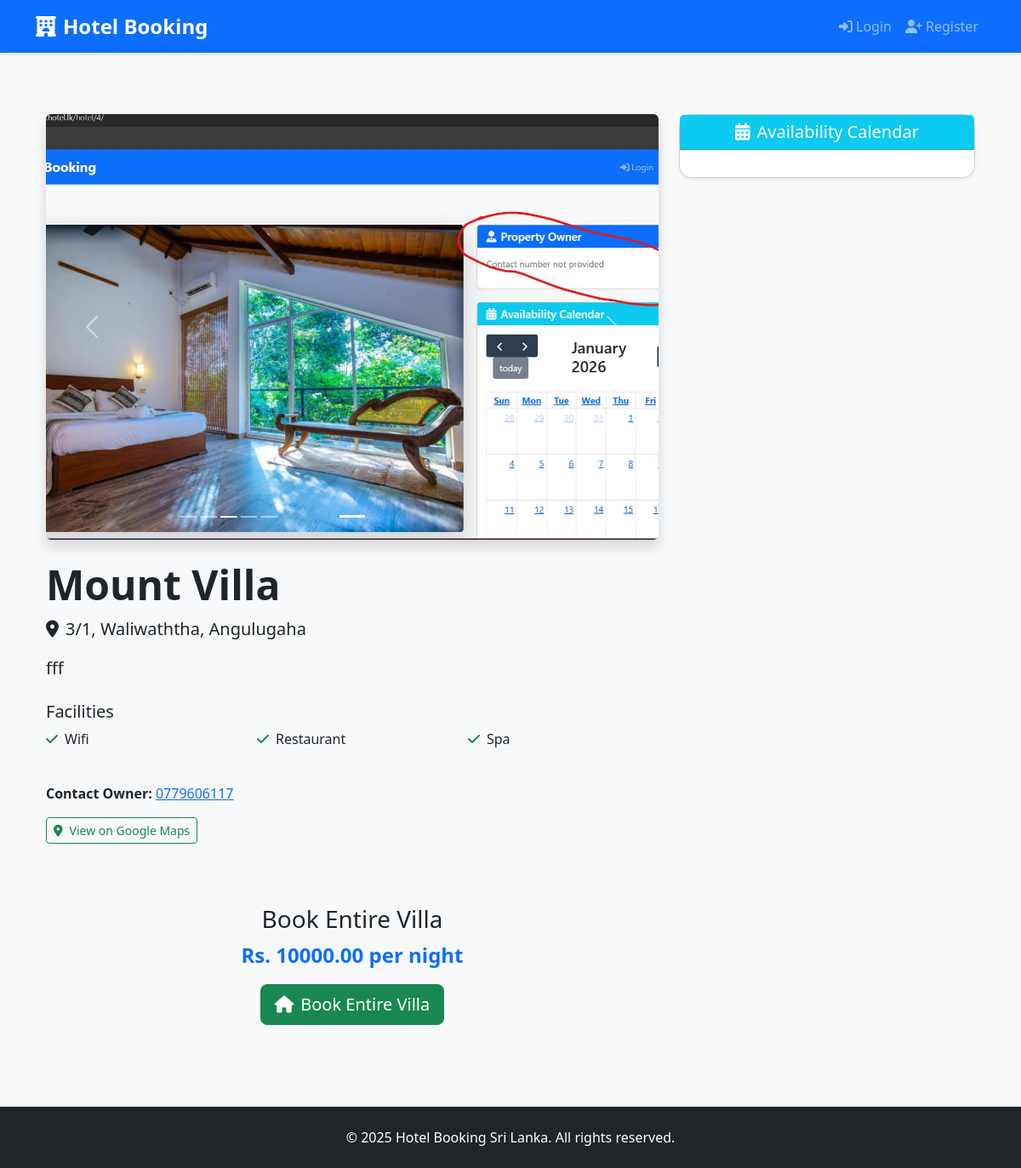
Screenshot of /hotel/1/ with the database file from the repository.
### core/models.py (models this page shows, shortened)
class Hotel(models.Model):
    owner = models.ForeignKey(User, on_delete=models.CASCADE, related_name='hotels')
    name = models.CharField(max_length=200)
    address = models.CharField(max_length=300)
    description = models.TextField()
    main_image = models.ImageField(upload_to='hotels/')
    photo1 = models.ImageField(upload_to='hotels/', blank=True, null=True)
    photo2 = models.ImageField(upload_to='hotels/', blank=True, null=True)
    photo3 = models.ImageField(upload_to='hotels/', blank=True, null=True)
    photo4 = models.ImageField(upload_to='hotels/', blank=True, null=True)
    facilities = MultiSelectField(choices=[
        ('wifi', 'Free WiFi'),
        ('pool', 'Swimming Pool'),
        ('parking', 'Parking'),
        ('restaurant', 'Restaurant'),
        ('ac', 'Air Conditioning'),
        ('gym', 'Gym'),
        ('spa', 'Spa'),
    ], blank=True)
    rented_type = models.CharField(max_length=20, choices=RENTED_TYPE_CHOICES, default='rooms')
    price_per_night = models.DecimalField(max_digits=10, decimal_places=2, blank=True, null=True)
    google_location_link = models.URLField(blank=True, null=True, verbose_name="Google Maps Link")
    facebook_page = models.URLField(blank=True, null=True, verbose_name="Facebook Page Link")  # මේක add කරන්න

class Profile(models.Model):
    user = models.OneToOneField(User, on_delete=models.CASCADE)
    role = models.CharField(max_length=20, choices=ROLE_CHOICES, default='customer')
    phone_number = models.CharField(max_length=20, blank=True, null=True)

### core/views.py (the view)
# urls.py: path('hotel/<int:hotel_id>/', views.hotel_detail, name='hotel_detail'),
def hotel_detail(request, hotel_id):
    hotel = get_object_or_404(Hotel, id=hotel_id)
    rooms = hotel.rooms.all() if hotel.rented_type == 'rooms' else None
    is_full_villa = hotel.rented_type == 'full'
    bookings = hotel.bookings.filter(status='confirmed').all()  # calendar එකට confirmed විතරයි
    return render(request, 'core/hotel_detail.html', {
        'hotel': hotel,
        'rooms': rooms,
        'is_full_villa': is_full_villa,
        'bookings': bookings
    })

### templates/core/hotel_detail.html (shortened to what this page needs)
{% extends 'core/base.html' %}
{% load static %}
{% block content %}
<div class="container mt-5 mb-5">
    <div class="row">
        <div class="col-lg-8">
            <div id="hotelCarousel" class="carousel slide mb-4" data-bs-ride="carousel">
                <div class="carousel-indicators">
                    {% if hotel.main_image %}<button type="button" data-bs-target="#hotelCarousel" data-bs-slide-to="0" class="active"></button>{% endif %}
                </div>
                <div class="carousel-inner rounded shadow">
                    {% if hotel.main_image %}
                        <div class="carousel-item active">
                            <img src="{{ hotel.main_image.url }}" class="d-block w-100" alt="{{ hotel.name }}" style="height: 500px; object-fit: cover;">
                        </div>
                    {% endif %}
                </div>
                <button class="carousel-control-prev" type="button" data-bs-target="#hotelCarousel" data-bs-slide="prev">
                    <span class="carousel-control-prev-icon"></span>
                </button>
                <button class="carousel-control-next" type="button" data-bs-target="#hotelCarousel" data-bs-slide="next">
                    <span class="carousel-control-next-icon"></span>
                </button>
            </div>
            <h1 class="display-5 fw-bold">{{ hotel.name }}</h1>
            <p class="lead"><i class="fas fa-map-marker-alt me-2"></i>{{ hotel.address }}</p>
            <p class="fs-5">{{ hotel.description }}</p>
            {% if hotel.facilities %}
                <h5 class="mt-4">Facilities</h5>
                <div class="row">
                    {% for facility in hotel.facilities %}
                        <div class="col-6 col-md-4 mb-3">
                            <i class="fas fa-check text-success me-2"></i>{{ facility|capfirst }}
                        </div>
                    {% endfor %}
                </div>
            {% endif %}
            <div class="mt-4">
                {% if hotel.owner.profile.phone_number %}
                    <p><strong>Contact Owner:</strong> <a href="tel:{{ hotel.owner.profile.phone_number }}" class="text-primary">{{ hotel.owner.profile.phone_number }}</a></p>
                {% endif %}
                {% if hotel.google_location_link %}
                    <p>
                        <a href="{{ hotel.google_location_link }}" target="_blank" class="btn btn-outline-success btn-sm me-2">
                            <i class="fas fa-map-marker-alt me-2"></i>View on Google Maps
                        </a>
                    </p>
                {% endif %}
            </div>
            {% if is_full_villa %}
                <div class="mt-5 text-center p-4 bg-light rounded">
                    <h3>Book Entire Villa</h3>
                    <p class="fs-4 fw-bold text-primary">Rs. {{ hotel.price_per_night }} per night</p>
                    <a href="{% url 'book_villa' hotel.id %}" class="btn btn-success btn-lg">
                        <i class="fas fa-home me-2"></i>Book Entire Villa
                    </a>
                </div>
            {% endif %}
        </div>
        <div class="col-lg-4">
            <div class="card shadow-sm sticky-top" style="top: 100px;">
                <div class="card-header bg-info text-white text-center">
                    <h5 class="mb-0"><i class="fas fa-calendar-alt me-2"></i>Availability Calendar</h5>
                </div>
                <div class="card-body">
                </div>
            </div>
        </div>
    </div>
</div>
<link rel="stylesheet" href="https://cdn.jsdelivr.net/npm/fullcalendar@5.11.3/main.min.css">
{% endblock %}

### static/css/style.css (style rules this page uses)
body { background-color: #f8f9fa; }
.card { border-radius: 15px; }

### rows the page displays
Hotel: main_image (picture), name "Mount Villa", address "3/1, Waliwaththa, Angulugaha", description "fff", owner.profile.phone_number "0779606117", price_per_night "10000.00"

### other values shown
{{ facility|capfirst }} "Wifi" "Restaurant" "Spa"
